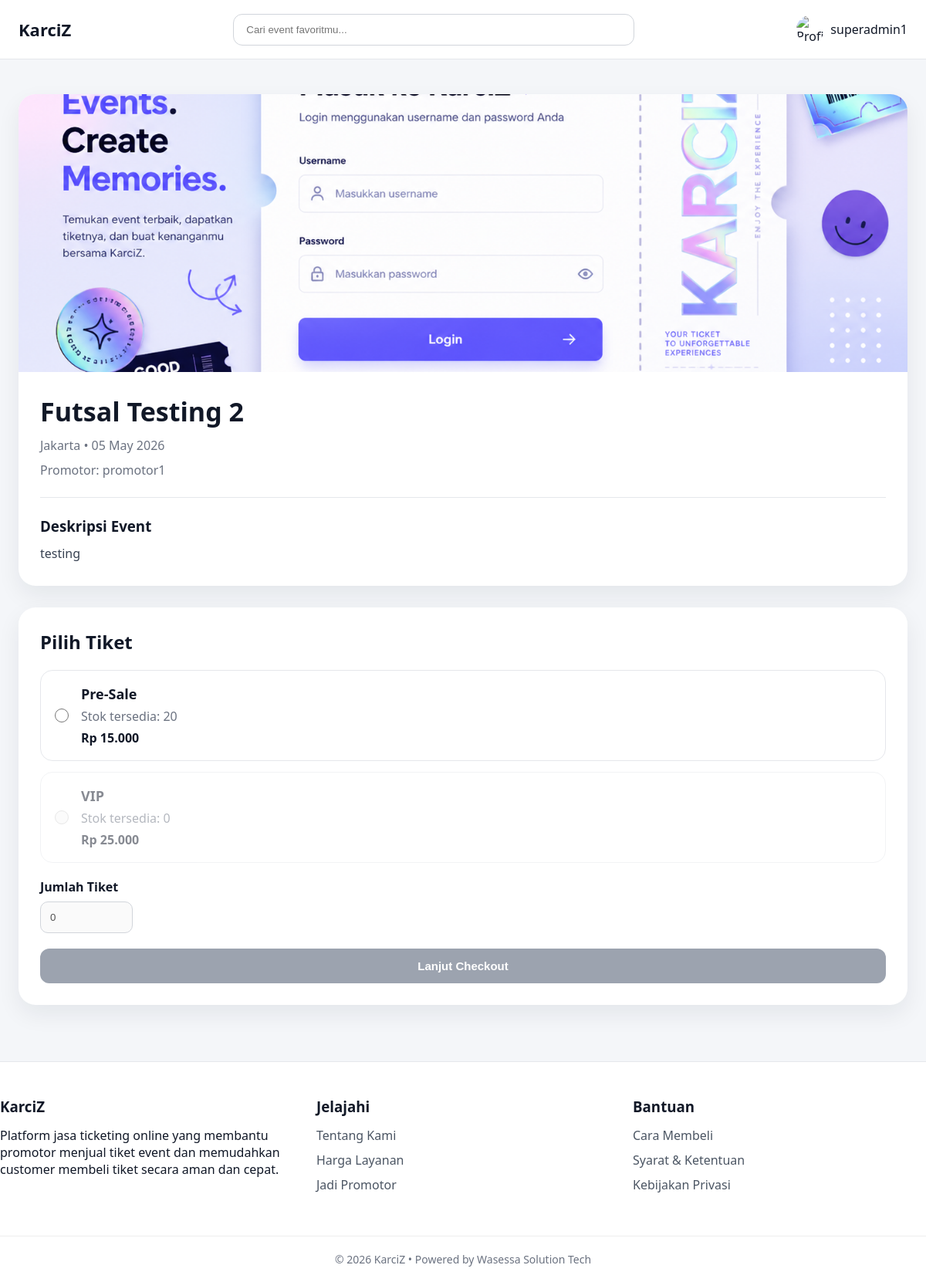
Screenshot of /customer/event-detail.php?id=2 (signed in) with the database file from the repository.
### tables this page shows
CREATE TABLE `users` (
  `id` int(11) NOT NULL,
  `username` varchar(50) DEFAULT NULL,
  `email` varchar(100) DEFAULT NULL,
  `password` varchar(255) DEFAULT NULL,
  `no_whatsapp` varchar(20) DEFAULT NULL,
  `role` varchar(20) DEFAULT NULL,
  `created_at` timestamp NOT NULL DEFAULT current_timestamp(),
  `profile_image` varchar(255) DEFAULT NULL,
  `status` enum('pending','approved','rejected') DEFAULT 'pending'
);

CREATE TABLE `events` (
  `id` int(11) NOT NULL,
  `organizer_id` int(11) DEFAULT NULL,
  `nama_event` varchar(255) DEFAULT NULL,
  `lokasi` varchar(255) DEFAULT NULL,
  `tanggal` date DEFAULT NULL,
  `deskripsi` text DEFAULT NULL,
  `banner` varchar(255) DEFAULT NULL,
  `status` enum('aktif','selesai') DEFAULT 'aktif',
  `created_at` timestamp NOT NULL DEFAULT current_timestamp()
);

CREATE TABLE `promotor` (
  `id` int(100) NOT NULL,
  `user_id` int(11) DEFAULT NULL,
  `nama_brand` varchar(255) NOT NULL,
  `deskripsi_singkat` varchar(500) NOT NULL,
  `email_bisnis` varchar(255) NOT NULL,
  `no_wa` int(25) NOT NULL,
  `logo` varchar(255) NOT NULL,
  `banner` varchar(255) NOT NULL,
  `status` enum('pending','approved','rejected') DEFAULT 'pending',
  `created_at` timestamp NOT NULL DEFAULT current_timestamp()
);

CREATE TABLE `tickets` (
  `id` int(11) NOT NULL,
  `event_id` int(11) DEFAULT NULL,
  `nama_tiket` varchar(100) DEFAULT NULL,
  `harga` int(11) DEFAULT NULL,
  `stok` int(11) DEFAULT NULL,
  `created_at` timestamp NOT NULL DEFAULT current_timestamp()
);

### customer/event-detail.php (the view, shortened to what this page needs)
<?php
include '../config.php';
$event_id = intval($_GET['id']);
$stmt = $conn->prepare("
    SELECT events.*, promotor.nama_brand
    FROM events
    LEFT JOIN promotor ON events.organizer_id = promotor.id
    WHERE events.id = ?
    LIMIT 1
");
$stmt->bind_param("i", $event_id);
$stmt->execute();
$event = $stmt->get_result()->fetch_assoc();
$stmt = $conn->prepare("
    SELECT * FROM tickets
    WHERE event_id = ?
    ORDER BY harga ASC
");
$stmt->bind_param("i", $event_id);
$stmt->execute();
$tickets = $stmt->get_result();
?>
<!DOCTYPE html>
<html lang="id">
<head>
    <link rel="stylesheet" href="/Karciz/assets/css/style.css?v=4">
</head>
<body>
<?php include '../components/navbar.php'; ?>
<main>
    <section class="event-detail-section">
        <div class="container">
            <div class="event-detail-card">
                <?php if (!empty($event['banner'])) { ?>
                    <img
                        src="/Karciz/assets/images/events/<?= htmlspecialchars($event['banner']); ?>"
                        alt="<?= htmlspecialchars($event['nama_event']); ?>"
                        class="event-detail-banner"
                    >
                <?php } else { ?>
                    <div class="event-detail-banner empty-banner">No Banner</div>
                <?php } ?>
                <div class="event-detail-content">
                    <h1><?= htmlspecialchars($event['nama_event']); ?></h1>
                    <p class="event-meta">
                        <?= htmlspecialchars($event['lokasi']); ?> •
                        <?= date('d M Y', strtotime($event['tanggal'])); ?>
                    </p>
                    <p class="event-organizer">
                        Promotor: <?= htmlspecialchars($event['nama_brand'] ?? 'KarciZ Organizer'); ?>
                    </p>
                    <hr>
                    <h3>Deskripsi Event</h3>
                    <p class="event-description">
                        <?= nl2br(htmlspecialchars($event['deskripsi'])); ?>
                    </p>
                </div>
            </div>
            <div class="ticket-list-card">
              <h2>Pilih Tiket</h2>
              <?php if ($tickets->num_rows > 0) { ?>
                <form action="checkout.php" method="POST" id="ticketForm">
                  <?php while ($ticket = $tickets->fetch_assoc()) { ?>
                    <div class="ticket-option <?= $ticket['stok'] <= 0 ? 'ticket-disabled' : ''; ?>">
                      <label class="ticket-radio-area">
                        <input
                          type="radio"
                          name="ticket_choice"
                          value="<?= $ticket['id']; ?>"
                          data-stok="<?= $ticket['stok']; ?>"
                          <?= $ticket['stok'] <= 0 ? 'disabled' : ''; ?>
                        >
                        <div>
                          <h3><?= htmlspecialchars($ticket['nama_tiket']); ?></h3>
                          <p>Stok tersedia: <?= $ticket['stok']; ?></p>
                          <strong>Rp <?= number_format($ticket['harga'], 0, ',', '.'); ?></strong>
                        </div>
                      </label>
                    </div>
                  <?php } ?>
                  <div class="qty-box">
                    <label>Jumlah Tiket</label>
                    <input
                      type="number"
                      name="qty"
                      id="ticketQty"
                      min="1"
                      value="0"
                      disabled
                    >
                  </div>
                  <button type="submit" class="btn-login" id="checkoutBtn" disabled>
                    Lanjut Checkout
                  </button>
                </form>
              <?php } else { ?>
                <p>Belum ada tiket tersedia untuk event ini.</p>
              <?php } ?>
            </div>
        </div>
    </section>
</main>
<?php include '../components/footer.php'; ?>
</body>
</html>

### components/navbar.php (shortened to what this page needs)
<?php
require_once __DIR__ . '/../config.php';
$user_data = null;
if (!empty($_SESSION['user'])) {
    $username = $_SESSION['user'];
    if ($stmt = $conn->prepare("SELECT username, profile_image FROM users WHERE username=? LIMIT 1")) {
        $stmt->bind_param("s", $username);
        $stmt->execute();
        $result = $stmt->get_result();
        $user_data = $result->fetch_assoc();
    }
}
$profile_img = 'default-profile.png';
$username_display = 'Guest';
if ($user_data) {
    $profile_img = !empty($user_data['profile_image'])
        ? $user_data['profile_image']
        : 'default-profile.png';
    $username_display = $user_data['username'] ?? 'Guest';
}
?>
<header class="navbar">
  <div class="container nav-wrapper">
    <div class="logo">
      <a href="/Karciz/index.php">KarciZ</a>
    </div>
    <div class="search-box">
      <input type="text" placeholder="Cari event favoritmu..." />
    </div>
    <div class="nav-right">
      <?php if ($user_data) { ?>
        <div class="profile-user" id="profileToggle">
          <img
            src="/Karciz/assets/images/profile/<?= htmlspecialchars($profile_img) ?>"
            alt="Profile"
          />
          <span><?= htmlspecialchars($username_display) ?></span>
        </div>
      <?php } else { ?>
        <a href="/Karciz/login.php">Login</a>
      <?php } ?>
    </div>
  </div>
</header>

### assets/css/style.css (style rules this page uses)
* { margin: 0; padding: 0; box-sizing: border-box; }
html, body { min-height: 100%; font-family: 'Segoe UI', Calibri, sans-serif; background: #f4f6f9; color: #111827; }
body { display: flex; flex-direction: column; }
main { flex: 1; }
.container { width: 100%; max-width: 1200px; margin: 0 auto; padding: 0 24px; }
.navbar { background: #fff; border-bottom: 1px solid #e5e7eb; position: sticky; top: 0; z-index: 100; }
.nav-wrapper { min-height: 76px; display: flex; align-items: center; justify-content: space-between; gap: 24px; }
.logo a { font-size: 22px; font-weight: 800; color: #111827; text-decoration: none; }
.search-box { flex: 1; max-width: 520px; }
.search-box input { width: 100%; padding: 12px 16px; border: 1px solid #d1d5db; border-radius: 12px; outline: none; background: #fff; }
.nav-right { display: flex; align-items: center; gap: 22px; }
.profile-user { position: relative; display: flex; align-items: center; gap: 8px; cursor: pointer; }
.profile-user img { width: 36px; height: 36px; border-radius: 50%; object-fit: cover; }
.btn-login { display: inline-block; width: 100%; padding: 14px; border: none; background: #111827; color: white; border-radius: 12px; cursor: pointer; font-size: 15px; font-weight: 700; text-align: center; text-decoration: none; }
.event-detail-section { padding: 45px 0; }
.event-detail-card, .ticket-list-card { background: #fff; border-radius: 22px; box-shadow: 0 12px 30px rgba(17,24,39,0.07); overflow: hidden; margin-bottom: 28px; }
.event-detail-banner { width: 100%; height: 360px; object-fit: cover; display: block; }
.event-detail-content { padding: 28px; }
.event-detail-content h1 { font-size: 34px; margin-bottom: 10px; }
.event-meta, .event-organizer { color: #6b7280; margin-bottom: 10px; }
.event-detail-content hr { border: none; border-top: 1px solid #e5e7eb; margin: 24px 0; }
.event-detail-content h3 { margin-bottom: 10px; }
.event-description { color: #374151; line-height: 1.7; }
.ticket-list-card { padding: 28px; }
.ticket-list-card h2 { margin-bottom: 20px; }
.ticket-option { display: flex; justify-content: space-between; align-items: center; gap: 18px; padding: 18px; border: 1px solid #e5e7eb; border-radius: 16px; margin-bottom: 14px; }
.ticket-option h3 { margin-bottom: 6px; font-size: 18px; }
.ticket-option p { color: #6b7280; margin-bottom: 6px; }
.ticket-option strong { color: #111827; }
.ticket-option input { width: 80px; padding: 10px; border: 1px solid #d1d5db; border-radius: 10px; outline: none; }
.ticket-radio-area { display: flex; align-items: center; gap: 16px; width: 100%; cursor: pointer; }
.ticket-radio-area input[type="radio"] { width: 18px; height: 18px; }
.ticket-disabled { opacity: 0.5; pointer-events: none; }
.qty-box { margin: 20px 0; }
.qty-box label { display: block; margin-bottom: 8px; font-weight: 700; }
.qty-box input { width: 120px; padding: 12px; border: 1px solid #d1d5db; border-radius: 10px; }
#checkoutBtn:disabled { background: #9ca3af; cursor: not-allowed; }

### rows the page displays
users: username "superadmin1"
events: banner (picture), nama_event "Futsal Testing 2", lokasi "Jakarta", tanggal "05 May 2026", promotor.nama_brand "promotor1", deskripsi "testing"
tickets: stok "☐ Pre-Sale Stok tersedia: 20 R", nama_tiket "Pre-Sale", stok "20", harga "15.000"
tickets: stok "☐ VIP Stok tersedia: 0 Rp 25.0", nama_tiket "VIP", stok "0", harga "25.000"
